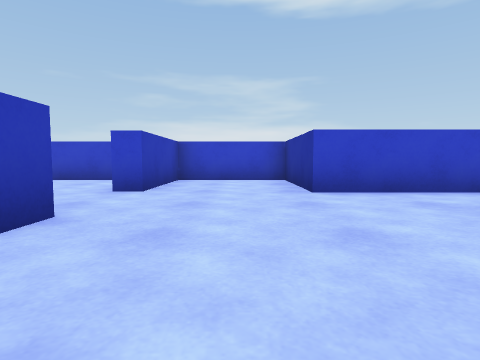
[1] (above)

23 first-person views from a walk through a Unity game level. The camera is 0.26 m above the floor, tilts 4° down and sees 80° across. The floor is counted in squares, 0.5 m on a side. Each view is taken from the middle of a square. On the plan, view 1 faces up. The plan holds only what a view shows up to about 9 squares ahead; the rest is blank. The player character is not drawn.

[2]
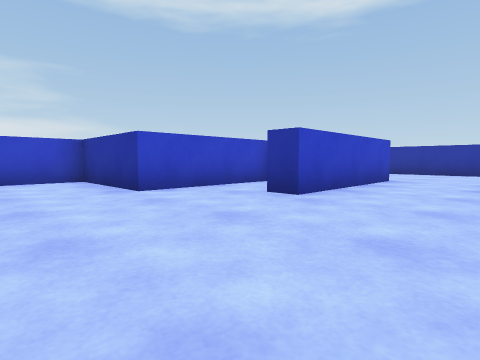

[3]
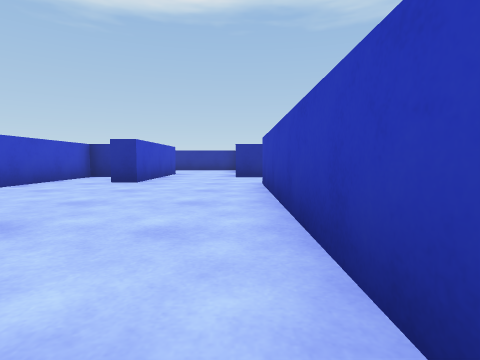

[4]
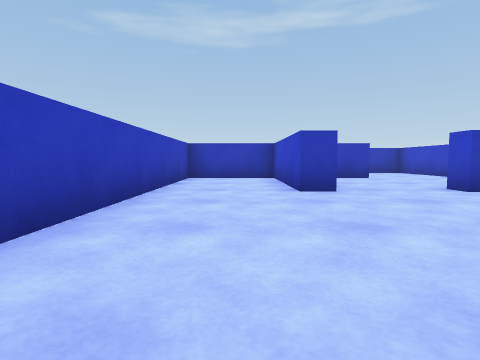

[5]
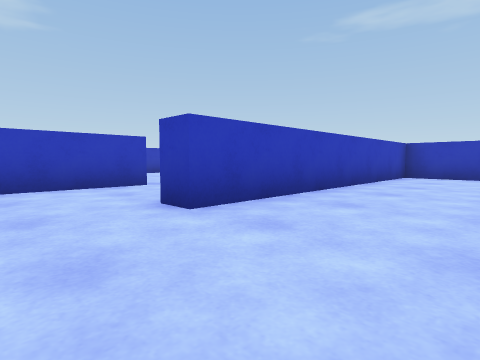

[6]
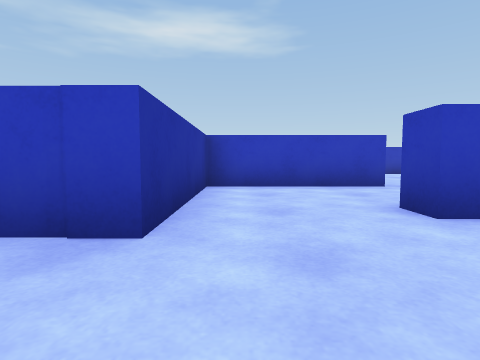

[7]
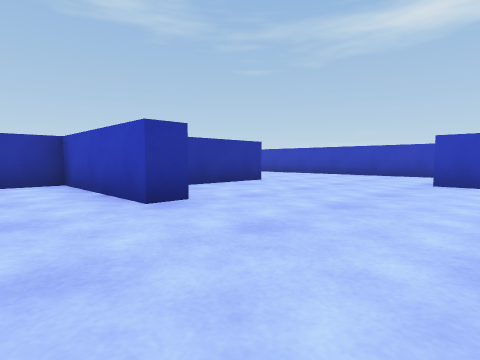

[8]
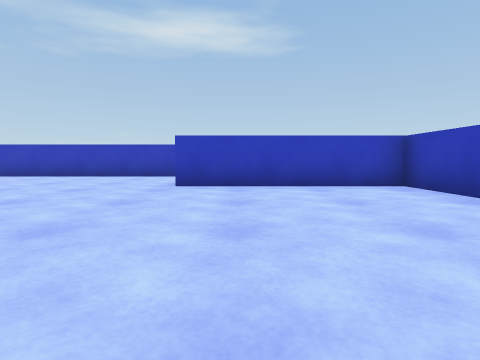

[9]
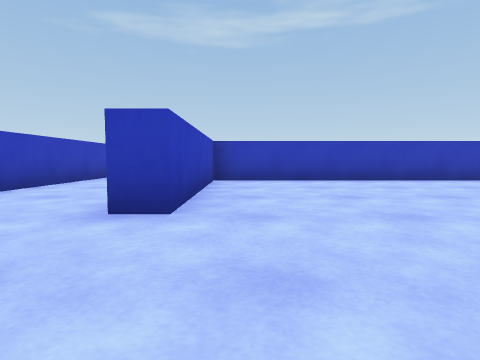

[10]
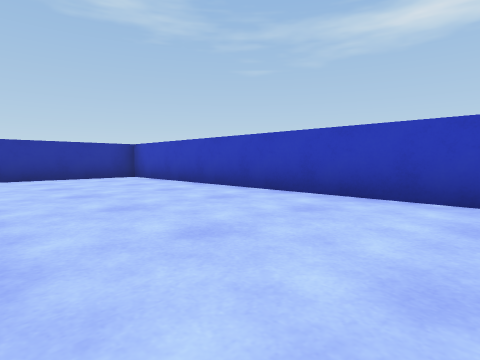

[11]
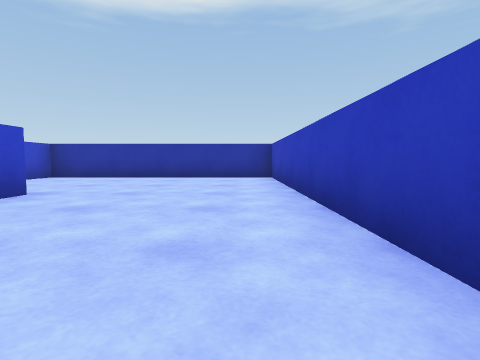

[12]
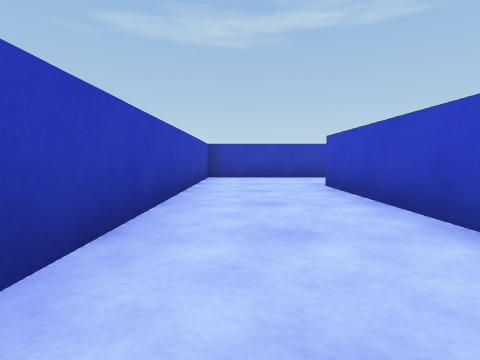

[13]
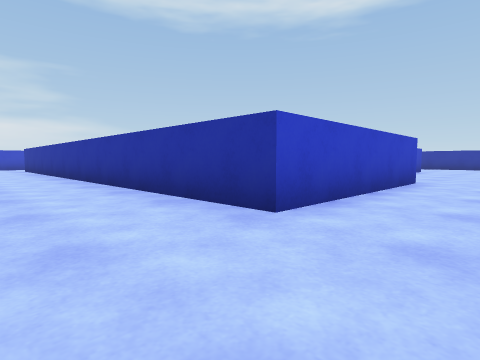

[14]
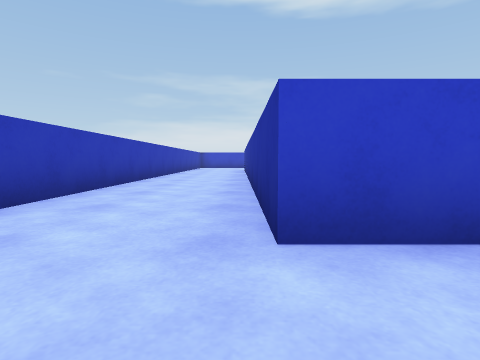

[15]
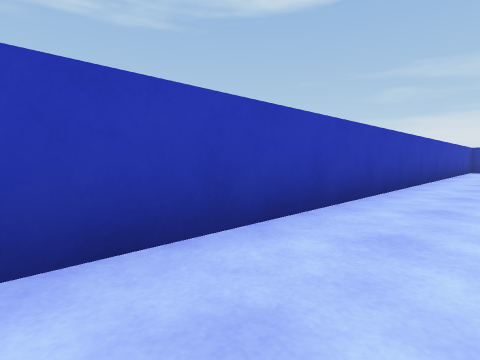

[16]
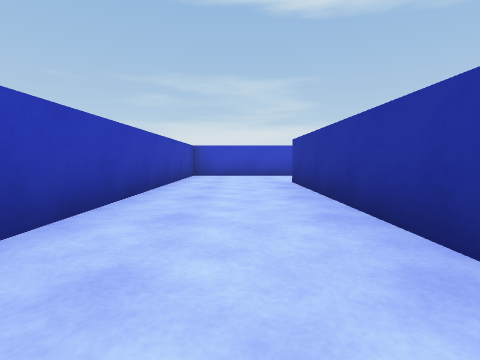

[17]
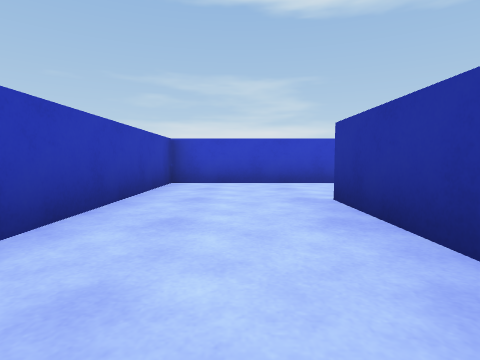

[18]
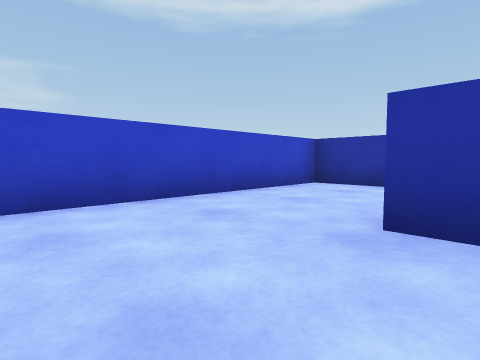

[19]
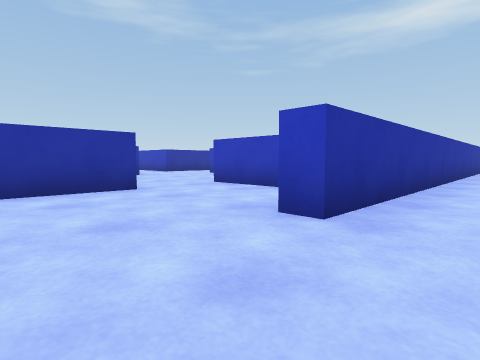

[20]
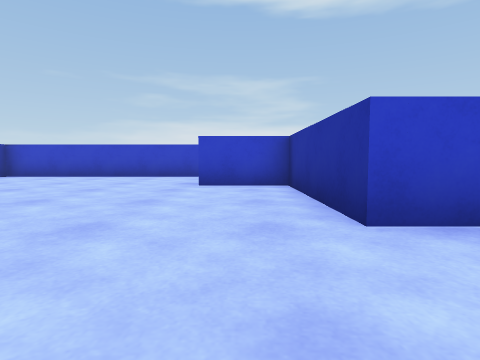

[21]
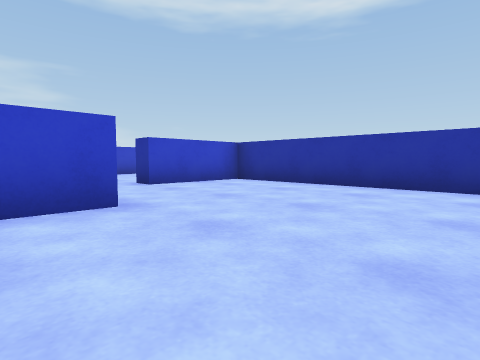

[22]
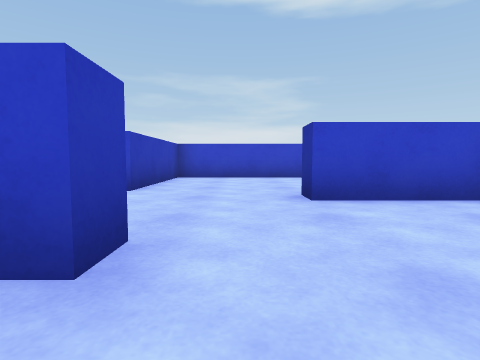

[23]
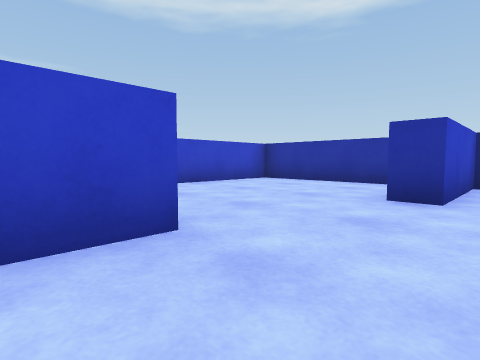

### Floor plan
Points are (right, up) in squares from view 1. A wall is a line through its corners. A room is listed if a view was taken in it or the views show most of it. See-through windows are left out.
Room 1 (views 1, 2, 3, 4, 5, 6)
walls: (-1.7, 2.6) (-1.7, 2) (-5.3, 2) (-5.3, -0.5) (2.3, -0.5) (2.3, -1.1); (4.6, 2.4) (2.6, 2.4) (2.6, 3); (4.6, 3.9) (4.6, 4.5) (1.2, 4.5) (1.2, 7.4) (-1.7, 7.4) (-1.7, 4.7) (-2.1, 4.7); (4.6, -1.4) (4.6, 0.1)
ways out: opening at (-2, 3.5) to room 2; opening at (3.5, -1) to room 4; opening at (5.5, 1.5)
Room 2 (views 7, 8, 9, 10, 11, 12, 13, 14, 15, 16, 17, 18, 19, 20, 21, 22)
walls: (0.8, -1.1) (-5.3, -1.1) (-5.3, -8.7) (-0.7, -8.7) (-0.7, -9.3) (-5.8, -9.3) (-5.8, 4.7) (-5.3, 4.7) (-5.3, 3.8); (6.3, -7.8) (3, -7.8) (3, -4.2) (1.2, -4.2) (1.2, -3.6); (-3.8, 2.6) (-1.7, 2.6); (-2.1, 4.7) (-2.1, 7.4) (-8.5, 7.4) (-8.5, -12) (10.6, -12) (10.6, -5.4) (7.9, -5.4)
ways out: opening at (-2, 3.5) to room 1; opening at (7, -6.5) to room 3; opening at (2, -2.5) to room 4
Room 3 (view 23)
walls: (7.9, -5.4) (7.9, -4.8); (10.6, -4) (10.6, -0.5) (5.2, -0.5) (5.2, -4.2) (4.1, -4.2); (6.3, -7.1) (6.3, -7.8)
ways out: opening at (7, -6.5) to room 2
Room 4 (no view inside)
walls: (1.2, -3.6) (4.6, -3.6) (4.6, -1.4)
ways out: opening at (3.5, -1) to room 1; opening at (2, -2.5) to room 2

Where each view was taken, in squares from view 1:
view 1: 0 up, 0 right, facing up
view 2: 0 up, 1 left, facing up-right
view 3: 0 up, 4 left, facing right
view 4: 1 up, 3 right, facing left
view 5: 2 up, 4 right, facing down-left
view 6: 2 up, 4 right, facing down
view 7: 2 down, 2 left, facing down-right
view 8: 3 down, 2 left, facing down
view 9: 8 down, 2 right, facing left
view 10: 8 down, 2 right, facing down-right
view 11: 11 down, 2 right, facing right
view 12: 11 down, 0 right, facing left
view 13: 11 down, 8 left, facing up-right
view 14: 11 down, 6 left, facing up
view 15: 7 down, 7 left, facing up-left
view 16: 2 down, 7 left, facing up
view 17: 1 up, 7 left, facing up
view 18: 4 up, 8 left, facing up-right
view 19: 7 up, 7 left, facing down-right
view 20: 10 down, 2 right, facing up
view 21: 11 down, 5 right, facing up-right
view 22: 9 down, 7 right, facing up
view 23: 6 down, 4 right, facing up-right
